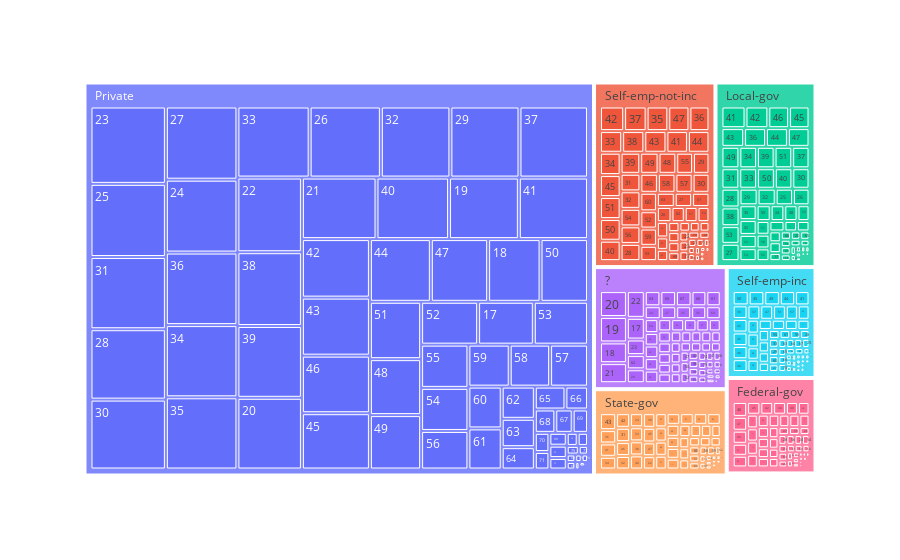

Here is the notebook cell this chart was saved with:
### Code cell
grafico = px.treemap(base_census, path=['workclass', 'age'])
grafico.show()

### Figure 1 — Plotly figure (JSON) as saved in the notebook; plotly's stock layout.template omitted (floating-point values rounded to 4 significant figures; data arrays with more than 128 entries replaced by an {"elided": "..."} marker saying what was removed)
{"data": [{"branchvalues": "total", "domain": {"x": [0, 1], "y": [0, 1]}, "hovertemplate": "labels=%{label}<br>count=%{value}<br>parent=%{parent}<br>id=%{id}<extra></extra>", "ids": {"elided": "490 str values"}, "labels": {"elided": "490 str values"}, "name": "", "parents": {"elided": "490 str values"}, "type": "treemap", "values": {"elided": "490 int values"}}], "layout": {"legend": {"tracegroupgap": 0}, "margin": {"t": 60}}}
